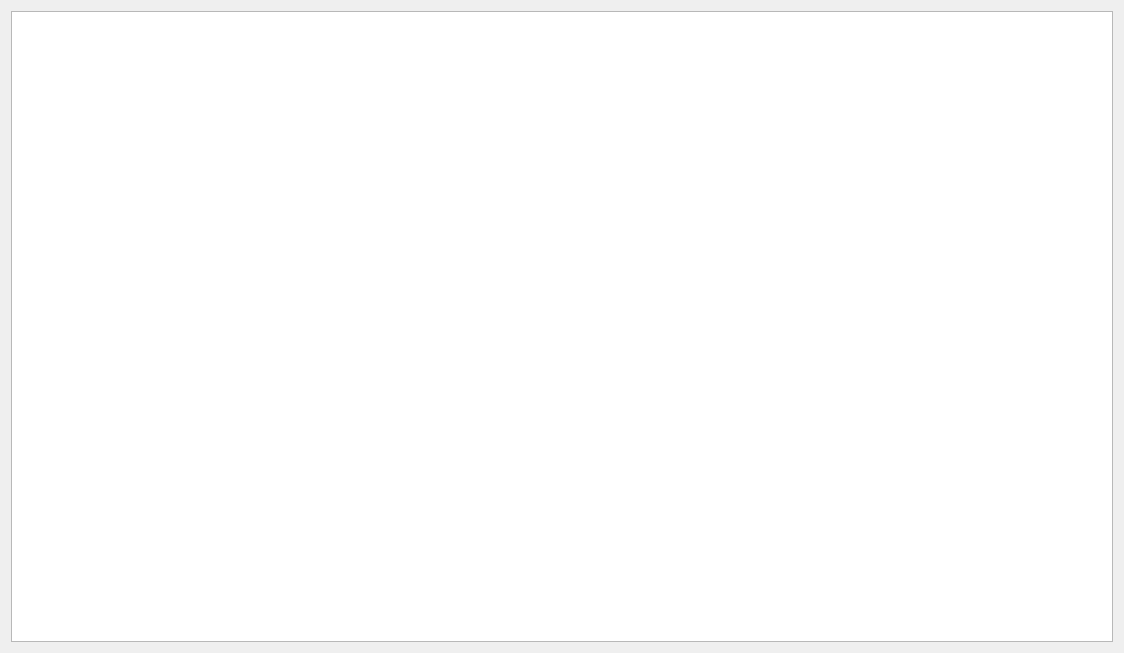
<?xml version="1.0" encoding="UTF-8"?>
<ui version="4.0">
 <class>Widget</class>
 <widget class="QWidget" name="Widget">
  <property name="enabled">
   <bool>true</bool>
  </property>
  <property name="geometry">
   <rect>
    <x>0</x>
    <y>0</y>
    <width>1124</width>
    <height>653</height>
   </rect>
  </property>
  <property name="windowTitle">
   <string>Widget</string>
  </property>
  <layout class="QGridLayout" name="gridLayout">
   <item row="0" column="0">
    <widget class="QGraphicsView" name="graphicsView"/>
   </item>
  </layout>
 </widget>
 <resources/>
 <connections/>
</ui>
